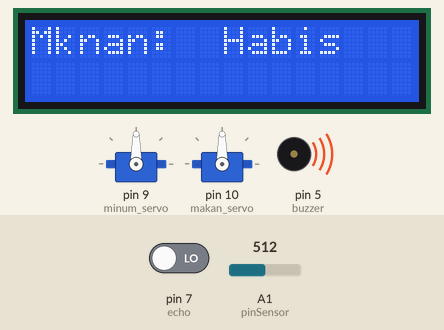
A sketch run on a simulated Arduino Uno, built with avr-gcc and run on an emulated ATmega328P. Shown: 16×2 character LCD, 2 × servo, buzzer (waves = sounding, pin HIGH). The inputs (shaded band) are chosen by the test bench; at power-on: A1 (pinSensor) = 512, pin 7 (echo) LOW. The local clock reads 2024-03-15 10:24:30 at power-on unless the sketch sets it; pins used as bus, display or sensor lines are not drawn; what the sketch prints to the serial monitor is not drawn.

Above: at 1.3 s.
1.4 s: A1 (pinSensor) set to 541
15.4 s: A1 (pinSensor) set to 560
16.9 s: A1 (pinSensor) set to 490
At 20.0 s:
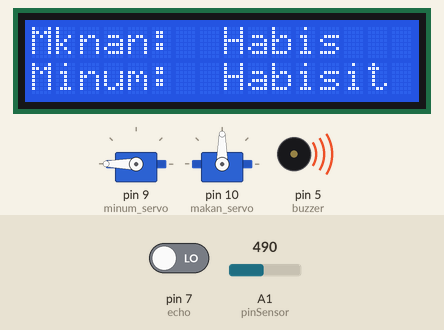
28.8 s: A1 (pinSensor) set to 610
At 36.5 s:
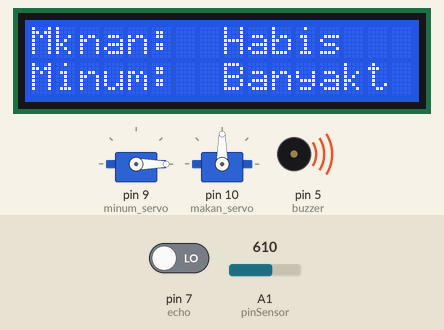
37.3 s: A1 (pinSensor) set to 306
At 38.9 s:
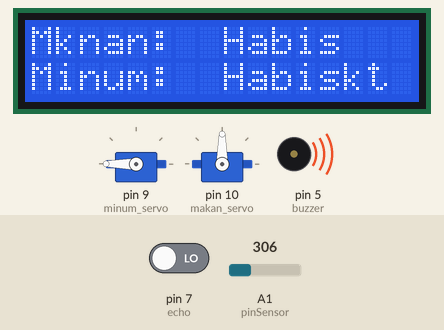
48.4 s: A1 (pinSensor) set to 510
At 56.6 s:
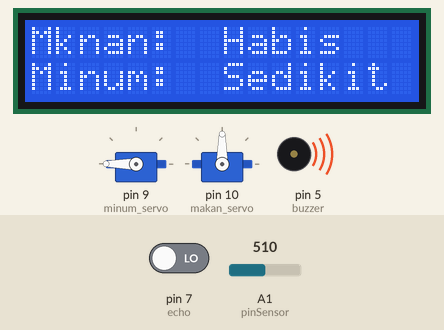
Timing chart, 0 to 67.5 s (numbered marks = the images above; inputs shaded):
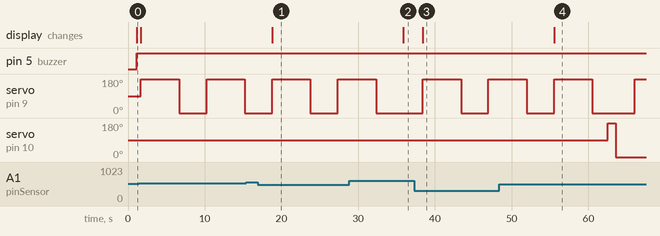

The sketch:

tubes.ino
```cpp
#include <Servo.h>
#include <DS3231.h>
#include <LiquidCrystal_I2C.h>
#define trig 6
#define echo 7
#define pinSensor A1

LiquidCrystal_I2C lcd(0x27,16,2);
DS3231  rtc(SDA, SCL);
Time  t;
Servo myservo;
Servo myservo1;

int jam;
int menit;
int detik;
int nilai= 0;
int buzzer = 5;
int minum_servo = 9;
int makan_servo = 10;

int bacaSensor(){
  nilai = analogRead(pinSensor);
  return nilai;
}

void setup() {
  //Serial
  Serial.begin(115200);

  //Buzzer
  pinMode(buzzer, OUTPUT);

  //LCD
  lcd.init();
  lcd.init();
  lcd.backlight();

  //Ultrasonic
  pinMode(trig, OUTPUT);
  pinMode(echo, INPUT);

  //Servo
  myservo.attach(minum_servo);
  myservo1.attach(makan_servo);

  //RTC
  rtc.begin();
  rtc.setDate(28, 11, 2021);   //menset tanggal
  rtc.setTime(5, 59, 00);     //menset jam
  rtc.setDOW(2);     //menset hari
}

void loop() {
  //Kondisi RTC
  t = rtc.getTime();
  jam = t.hour;
  menit = t.min;
  detik = t.sec;

  Serial.print(rtc.getDOWStr()); //prosedur pembacaan hari
  Serial.print(" ");

  Serial.print(rtc.getDateStr()); //prosedur pembacaan tanggal
  Serial.print(" -- ");

  Serial.println(rtc.getTimeStr()); //prosedur pembacaan waktu

  if (jam == 06 & menit == 00 & detik >= 00 & detik <=5){
    myservo1.write(180);
    delay(1000);
    myservo1.write(0);
    delay(1000);
  }
  else if(jam == 18 & menit == 00 & detik >= 00 & detik <=5){
    myservo1.write(180);
    delay(1000);
    myservo1.write(0);
    delay(1000);
    }

  //Kondisi Sensor ultrasonic
  digitalWrite(trig,LOW);
  delay(2);
  digitalWrite(trig,HIGH);
  delay(10);
  digitalWrite(trig,LOW);

  long durasi;
  float jarak;

  durasi = pulseIn(echo,HIGH);
  jarak = durasi * 0.034/2;
  Serial.print("jarak (cm): ");
  Serial.println(jarak);
  lcd.setCursor(0,0);
  lcd.print("Mknan: ");
  if(jarak<10){
      lcd.setCursor(8,0);
      lcd.print("Habis");
      digitalWrite(buzzer,HIGH);
      delay(500);
    }
   else if(jarak>=10){
      lcd.setCursor(8,0);
      lcd.print("Aman");
      digitalWrite(buzzer,LOW);
      delay(500);
    }

  //Kondisi Water Level Sensor
  int tinggi = bacaSensor();
  lcd.setCursor(0,1);
  lcd.print("Minum: ");
  if (tinggi<500){
    lcd.setCursor(8,1);
    lcd.print("Habis");
    Serial.println("Jumlah air : Habis");
    myservo.write(180);
    delay(5000);
    myservo.write(0);
    delay(1000);
  }
  else if (tinggi>500 & tinggi<=550){
    lcd.setCursor(8,1);
    lcd.print("Sedikit");
    Serial.println("Jumlah Air : Sedikit");
    myservo.write(180);
    delay(5000);
    myservo.write(0);
    delay(1000);
  }
  else if (tinggi>600){
    lcd.setCursor(8,1);
    lcd.print("Banyak");
    Serial.println("Jumlah Air : Banyak");
  }
  delay (1000);
}
```

Measured:
- after the input at 15.4 s, every drawn part: stays the same
- after the input at 16.9 s, servo on pin 9 (minum_servo): 0° → 180° after 1.9 s, → 0° 5.0 s later, → 180° 3.5 s later; the display: changes after 1.9 s (image 1)
- after the input at 28.8 s, servo on pin 9 (minum_servo): goes on until 32.3 s, then stays 0°; the display: changes after 7.1 s (image 2)
- after the input at 37.3 s, servo on pin 9 (minum_servo): 0° → 180° after 1.1 s, → 0° 5.0 s later, → 180° 3.5 s later; the display: changes after 1.1 s (image 3)
- after the input at 48.4 s, the display: changes after 7.1 s (image 4)
- by itself, servo on pin 9 (minum_servo): alternates 180° for 5.0 s and 0° for 3.5 s
